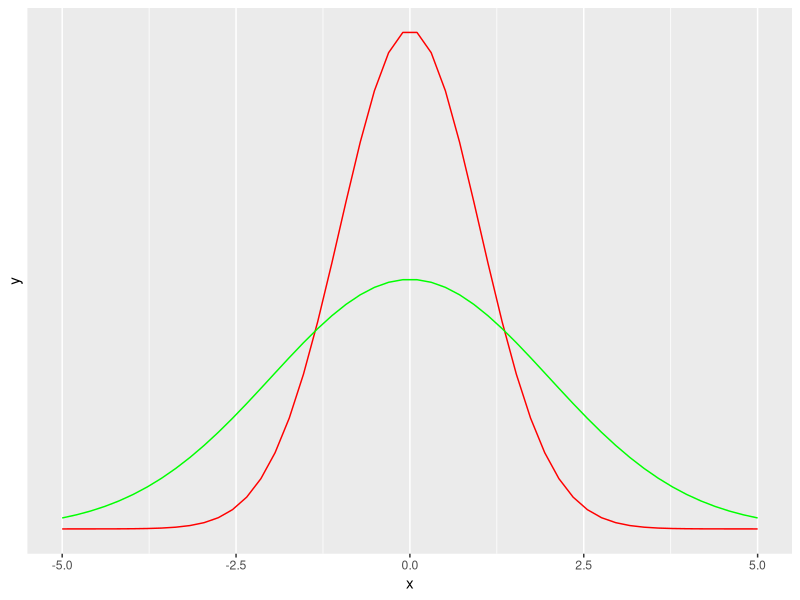
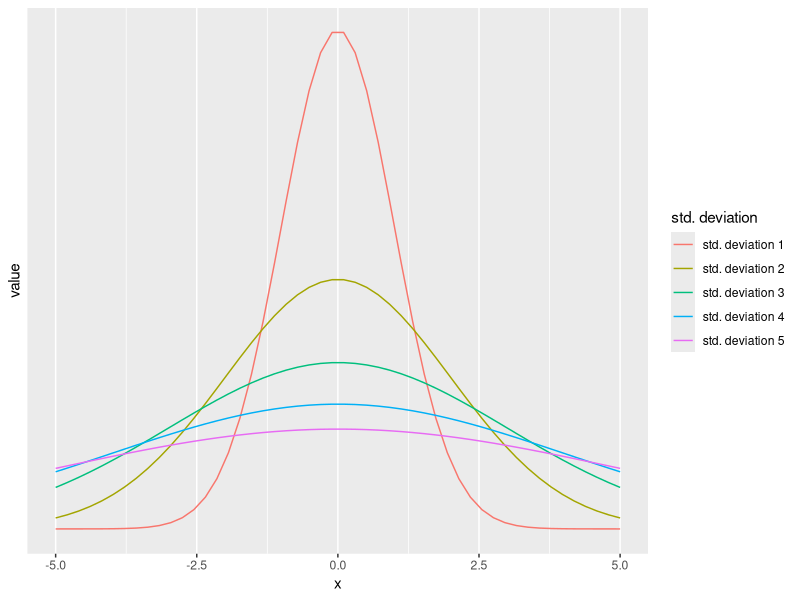
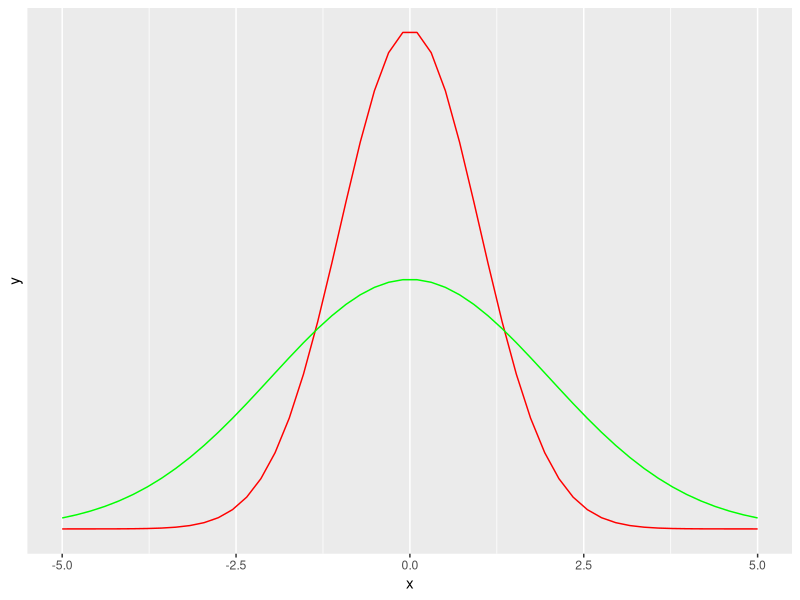

Reproduce these figures in R, in order.
## ---- chunk 1
knitr::opts_chunk$set(echo = TRUE, warning=FALSE, message=FALSE)
## ---- chunk 2
library(ggplot2)

ggplot(data = data.frame(x = c(-5,5)), aes(x)) +
  stat_function(fun = dnorm, n = 50, args = list(mean=0,sd=1), col='red') +
  stat_function(fun = dnorm, n = 50, args = list(mean=0, sd=2), col='green') +
  scale_y_continuous(breaks=NULL)

ggsave('normal_curve.png')
## ---- chunk 3
library(dplyr)
library(tidyr)

normal_dist = vector('list', 5)
for(i in 1:5){
  normal_dist[[tag_name = i]] = dnorm(seq(-5,5,length=50),mean=0, sd=i)
  names(normal_dist)[[i]] = paste('std. deviation', i, sep=' ')
}

df = as_tibble(normal_dist) %>%
  bind_cols('x'=seq(-5,5,length=50)) %>%
  gather('sd', 'value', -x)

ggplot(data = df, aes(x,col=sd)) +
  geom_line(aes(y=value)) + 
  scale_y_continuous(breaks=NULL) +
  labs(col = 'std. deviation')

